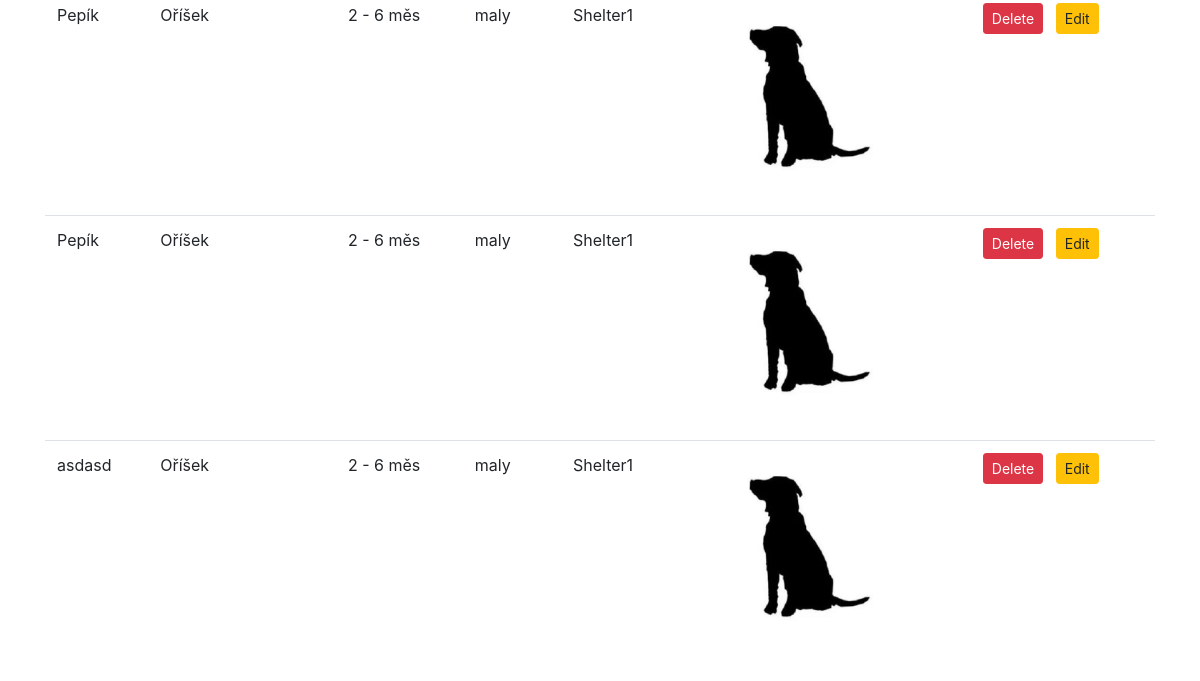
The page /pes (lower part) on the database as committed earlier.
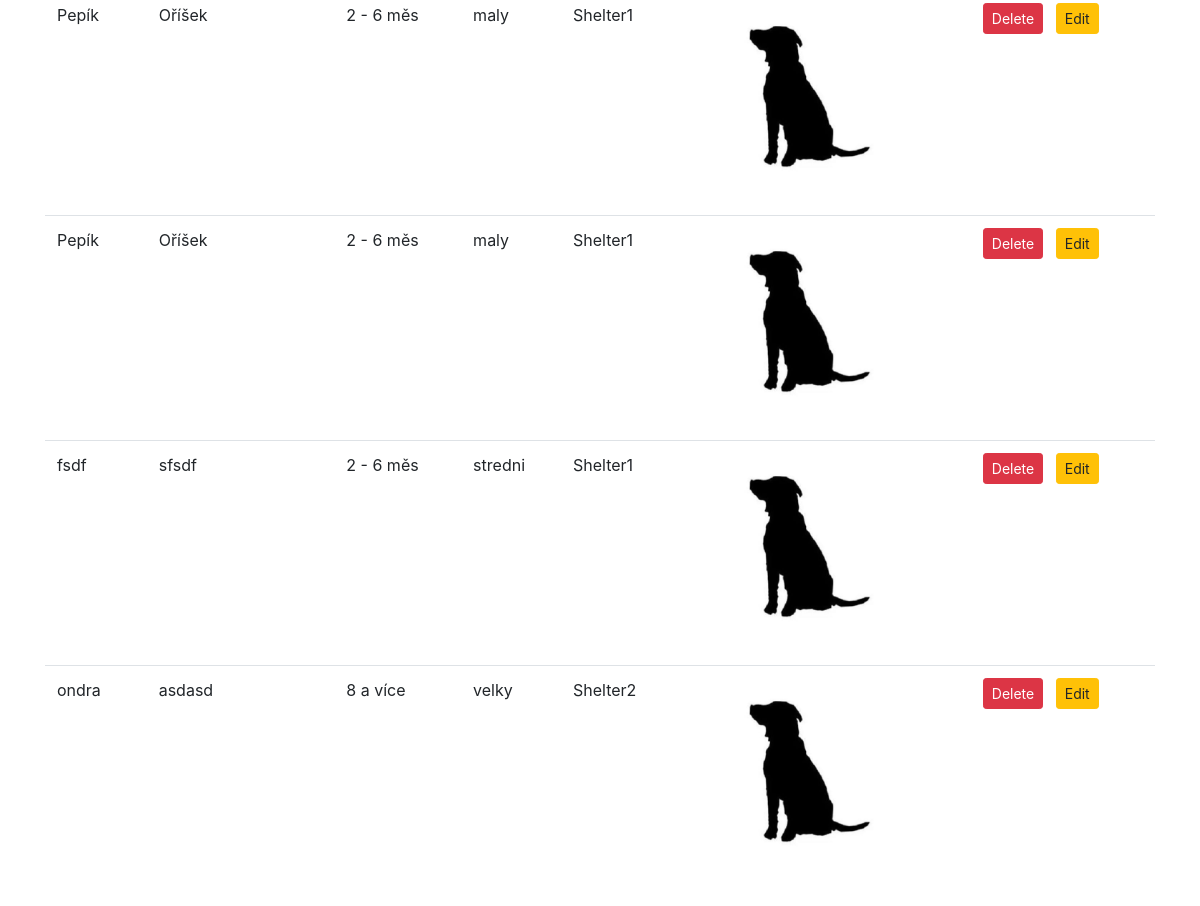
The same page on the database as committed later.
### website/models.py (models this page shows, shortened)
class Pes(db.Model):
    idpes = db.Column(db.Integer, primary_key=True)
    ockovani = db.Column(db.Enum('Ano', 'Ne', name='ockovani_enum'), nullable=True)
    jmeno = db.Column(db.String(45), nullable=False)
    rasa = db.Column(db.String(45))
    vek = db.Column(db.Enum('2 - 6 měs', '6 měs - 2 roky', '2 - 8 let', '8 a více', name='vek_enum'), nullable=True)
    velikost = db.Column(db.Enum('maly', 'stredni', 'velky', name='velikost_enum'), nullable=True)
    stav = db.Column(db.Enum('kastrovany', 'handicapovany', 'akutni adoptce', name='stav_enum'), nullable=True)
    pohlavi = db.Column(db.Enum('Pes', 'Fena', name='pohlavi_enum'), nullable=True)
    popis = db.Column(db.String(200))
    fotografie = db.Column(db.String(100), nullable=False, default='default.jpeg')
    utulek_nazev = db.Column(db.String(45), db.ForeignKey('utulek.nazev', name='utulek_nazev'), nullable=False)
    utulek = db.relationship('Utulek', backref=db.backref('pes', lazy=True))
    __table_args__ = (
        CheckConstraint('ockovani IN ("Ano", "Ne")'),
        CheckConstraint('vek IN ("2 - 6 měs", "6 měs - 2 roky", "2 - 8 let", "8 a více")'),
        CheckConstraint('velikost IN ("maly", "stredni", "velky")'),
        CheckConstraint('stav IN ("kastrovany", "handicapovany", "akutni adoptce")'),
        CheckConstraint('pohlavi IN ("Pes", "Fena")'),
    )

### website/views.py (the view, shortened to what this page needs)
@app.route('/pes', methods=['GET', 'POST'])
def show_pes():
    search_term = request.args.get('search', '')
    form = FilterForm()
    utulek_choices = [(utulek.nazev, utulek.nazev) for utulek in Utulek.query.all()]
    utulek_choices.insert(0, ('', 'All'))
    form.utulek_nazev.choices = utulek_choices
    if 'clear_filters' in request.args:
        return redirect(url_for('show_pes'))
    base_query = Pes.query.filter(
        or_(Pes.jmeno.ilike(f"%{search_term}%"), Pes.rasa.ilike(f"%{search_term}%"), Pes.utulek_nazev.ilike(f"%{search_term}%"),
            Pes.ockovani.ilike(f"%{search_term}%"), Pes.stav.ilike(f"%{search_term}%"), Pes.pohlavi.ilike(f"%{search_term}%"),
            Pes.velikost.ilike(f"%{search_term}%"),)
    )
    pes_entries = base_query.all()
    return render_template('pes.html', pes_entries=pes_entries, form=form)

### website/templates/pes.html (shortened to what this page needs)
<!DOCTYPE html>
<html lang="en">
<head>
    <link rel="stylesheet" href="https://stackpath.bootstrapcdn.com/bootstrap/4.5.2/css/bootstrap.min.css">
</head>
<body>
    <div class="container mt-4">
        <table class="table">
            <tbody>
                {% for pes in pes_entries %}
                <tr>
                    <td>{{ pes.jmeno }}</td>
                    <td>{{ pes.rasa }}</td>
                    <td>{{ pes.vek }}</td>
                    <td>{{ pes.velikost }}</td>
                    <td>{{ pes.utulek_nazev }}</td>
                    <td>
                        {% if pes.fotografie %}
                        <div class="rounded-circle">
                            <img src="{{ url_for('static', filename='img/' + pes.fotografie) }}" alt="Dog Picture"
                                style="width: 200px; height: 200px; object-fit: cover">
                        </div>
                        {% endif %}
                    </td>
                    <td>
                        <form method="post" action="{{ url_for('delete_pes', id=pes.idpes) }}" style="display: inline;">
                            <button type="submit" class="btn btn-danger btn-sm">Delete</button>
                        </form>
                        <a href="{{ url_for('edit_pes', id=pes.idpes) }}" class="btn btn-warning btn-sm ml-2">Edit</a>
                    </td>
                </tr>
                {% endfor %}
            </tbody>
        </table>
    </div>
</body>
</html>

Rows that differ between the two databases and show on the page:
removed Pes: jmeno "asdasd", rasa "Oříšek", vek "2 - 6 měs", velikost "maly", utulek_nazev "Shelter1", fotografie (placeholder picture)
added Pes: jmeno "fsdf", rasa "sfsdf", vek "2 - 6 měs", velikost "stredni", utulek_nazev "Shelter1", fotografie (placeholder picture)
added Pes: jmeno "ondra", rasa "asdasd", vek "8 a více", velikost "velky", utulek_nazev "Shelter2", fotografie (placeholder picture)
